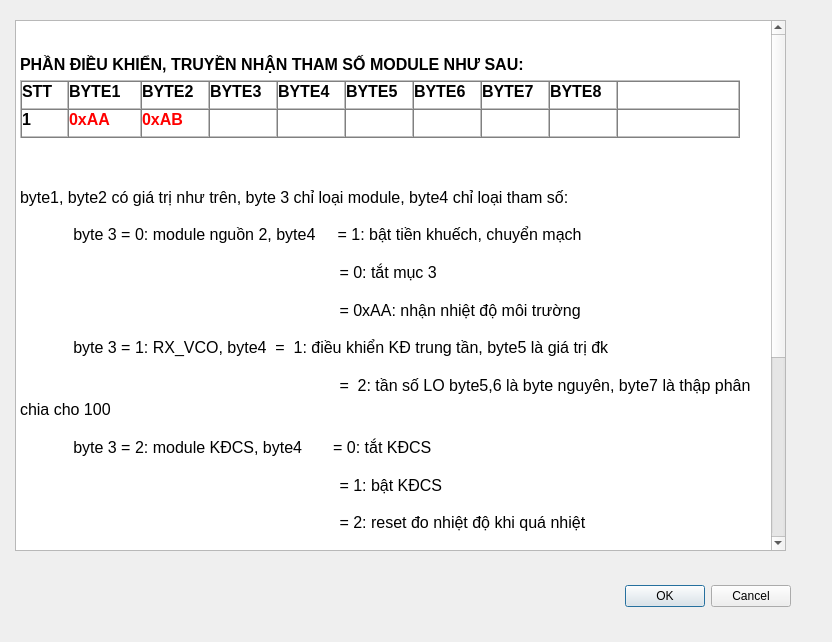
<?xml version="1.0" encoding="UTF-8"?>
<ui version="4.0">
 <class>DialogDocumentation</class>
 <widget class="QDialog" name="DialogDocumentation">
  <property name="geometry">
   <rect>
    <x>0</x>
    <y>0</y>
    <width>832</width>
    <height>642</height>
   </rect>
  </property>
  <property name="windowTitle">
   <string>Dialog</string>
  </property>
  <widget class="QDialogButtonBox" name="buttonBox">
   <property name="geometry">
    <rect>
     <x>450</x>
     <y>580</y>
     <width>341</width>
     <height>32</height>
    </rect>
   </property>
   <property name="orientation">
    <enum>Qt::Horizontal</enum>
   </property>
   <property name="standardButtons">
    <set>QDialogButtonBox::Cancel|QDialogButtonBox::Ok</set>
   </property>
  </widget>
  <widget class="QTextBrowser" name="textBrowser">
   <property name="geometry">
    <rect>
     <x>15</x>
     <y>20</y>
     <width>771</width>
     <height>531</height>
    </rect>
   </property>
   <property name="html">
    <string>&lt;!DOCTYPE HTML PUBLIC &quot;-//W3C//DTD HTML 4.0//EN&quot; &quot;http://www.w3.org/TR/REC-html40/strict.dtd&quot;&gt;
&lt;html&gt;&lt;head&gt;&lt;meta name=&quot;qrichtext&quot; content=&quot;1&quot; /&gt;&lt;style type=&quot;text/css&quot;&gt;
p, li { white-space: pre-wrap; }
&lt;/style&gt;&lt;/head&gt;&lt;body style=&quot; font-family:'MS Shell Dlg 2'; font-size:8.25pt; font-weight:400; font-style:normal;&quot;&gt;
&lt;p style=&quot;-qt-paragraph-type:empty; margin-top:12px; margin-bottom:0px; margin-left:0px; margin-right:0px; -qt-block-indent:0; text-indent:0px; line-height:135%;&quot;&gt;&lt;br /&gt;&lt;/p&gt;
&lt;p style=&quot; margin-top:12px; margin-bottom:0px; margin-left:0px; margin-right:0px; -qt-block-indent:0; text-indent:0px; line-height:135%;&quot;&gt;&lt;span style=&quot; font-family:'Times New Roman,serif'; font-size:12pt; font-weight:600;&quot;&gt;PHẦN ĐIỀU KHIỂN, TRUYỀN NHẬN THAM SỐ MODULE NHƯ SAU:&lt;/span&gt;&lt;span style=&quot; font-size:8pt;&quot;&gt; &lt;/span&gt;&lt;/p&gt;
&lt;table border=&quot;1&quot; style=&quot; margin-top:0px; margin-bottom:0px; margin-left:0px; margin-right:0px;&quot; width=&quot;697&quot; cellspacing=&quot;0&quot; cellpadding=&quot;0&quot;&gt;
&lt;tr&gt;
&lt;td width=&quot;45&quot; style=&quot; padding-left:0; padding-right:0; padding-top:0; padding-bottom:0;&quot;&gt;
&lt;p style=&quot; margin-top:12px; margin-bottom:0px; margin-left:0px; margin-right:0px; -qt-block-indent:0; text-indent:0px; line-height:135%;&quot;&gt;&lt;span style=&quot; font-family:'Times New Roman,serif'; font-size:12pt; font-weight:600;&quot;&gt;STT&lt;/span&gt;&lt;span style=&quot; font-size:8pt;&quot;&gt; &lt;/span&gt;&lt;/p&gt;&lt;/td&gt;
&lt;td width=&quot;71&quot; style=&quot; padding-left:0; padding-right:0; padding-top:0; padding-bottom:0;&quot;&gt;
&lt;p style=&quot; margin-top:12px; margin-bottom:0px; margin-left:0px; margin-right:0px; -qt-block-indent:0; text-indent:0px; line-height:135%;&quot;&gt;&lt;span style=&quot; font-family:'Times New Roman,serif'; font-size:12pt; font-weight:600;&quot;&gt;BYTE1&lt;/span&gt;&lt;span style=&quot; font-size:8pt;&quot;&gt; &lt;/span&gt;&lt;/p&gt;&lt;/td&gt;
&lt;td width=&quot;66&quot; style=&quot; padding-left:0; padding-right:0; padding-top:0; padding-bottom:0;&quot;&gt;
&lt;p style=&quot; margin-top:12px; margin-bottom:0px; margin-left:0px; margin-right:0px; -qt-block-indent:0; text-indent:0px; line-height:135%;&quot;&gt;&lt;span style=&quot; font-family:'Times New Roman,serif'; font-size:12pt; font-weight:600;&quot;&gt;BYTE2&lt;/span&gt;&lt;span style=&quot; font-size:8pt;&quot;&gt; &lt;/span&gt;&lt;/p&gt;&lt;/td&gt;
&lt;td width=&quot;66&quot; style=&quot; padding-left:0; padding-right:0; padding-top:0; padding-bottom:0;&quot;&gt;
&lt;p style=&quot; margin-top:12px; margin-bottom:0px; margin-left:0px; margin-right:0px; -qt-block-indent:0; text-indent:0px; line-height:135%;&quot;&gt;&lt;span style=&quot; font-family:'Times New Roman,serif'; font-size:12pt; font-weight:600;&quot;&gt;BYTE3&lt;/span&gt;&lt;span style=&quot; font-size:8pt;&quot;&gt; &lt;/span&gt;&lt;/p&gt;&lt;/td&gt;
&lt;td width=&quot;66&quot; style=&quot; padding-left:0; padding-right:0; padding-top:0; padding-bottom:0;&quot;&gt;
&lt;p style=&quot; margin-top:12px; margin-bottom:0px; margin-left:0px; margin-right:0px; -qt-block-indent:0; text-indent:0px; line-height:135%;&quot;&gt;&lt;span style=&quot; font-family:'Times New Roman,serif'; font-size:12pt; font-weight:600;&quot;&gt;BYTE4&lt;/span&gt;&lt;span style=&quot; font-size:8pt;&quot;&gt; &lt;/span&gt;&lt;/p&gt;&lt;/td&gt;
&lt;td width=&quot;66&quot; style=&quot; padding-left:0; padding-right:0; padding-top:0; padding-bottom:0;&quot;&gt;
&lt;p style=&quot; margin-top:12px; margin-bottom:0px; margin-left:0px; margin-right:0px; -qt-block-indent:0; text-indent:0px; line-height:135%;&quot;&gt;&lt;span style=&quot; font-family:'Times New Roman,serif'; font-size:12pt; font-weight:600;&quot;&gt;BYTE5&lt;/span&gt;&lt;span style=&quot; font-size:8pt;&quot;&gt; &lt;/span&gt;&lt;/p&gt;&lt;/td&gt;
&lt;td width=&quot;66&quot; style=&quot; padding-left:0; padding-right:0; padding-top:0; padding-bottom:0;&quot;&gt;
&lt;p style=&quot; margin-top:12px; margin-bottom:0px; margin-left:0px; margin-right:0px; -qt-block-indent:0; text-indent:0px; line-height:135%;&quot;&gt;&lt;span style=&quot; font-family:'Times New Roman,serif'; font-size:12pt; font-weight:600;&quot;&gt;BYTE6&lt;/span&gt;&lt;span style=&quot; font-size:8pt;&quot;&gt; &lt;/span&gt;&lt;/p&gt;&lt;/td&gt;
&lt;td width=&quot;66&quot; style=&quot; padding-left:0; padding-right:0; padding-top:0; padding-bottom:0;&quot;&gt;
&lt;p style=&quot; margin-top:12px; margin-bottom:0px; margin-left:0px; margin-right:0px; -qt-block-indent:0; text-indent:0px; line-height:135%;&quot;&gt;&lt;span style=&quot; font-family:'Times New Roman,serif'; font-size:12pt; font-weight:600;&quot;&gt;BYTE7&lt;/span&gt;&lt;span style=&quot; font-size:8pt;&quot;&gt; &lt;/span&gt;&lt;/p&gt;&lt;/td&gt;
&lt;td width=&quot;66&quot; style=&quot; padding-left:0; padding-right:0; padding-top:0; padding-bottom:0;&quot;&gt;
&lt;p style=&quot; margin-top:12px; margin-bottom:0px; margin-left:0px; margin-right:0px; -qt-block-indent:0; text-indent:0px; line-height:135%;&quot;&gt;&lt;span style=&quot; font-family:'Times New Roman,serif'; font-size:12pt; font-weight:600;&quot;&gt;BYTE8&lt;/span&gt;&lt;span style=&quot; font-size:8pt;&quot;&gt; &lt;/span&gt;&lt;/p&gt;&lt;/td&gt;
&lt;td width=&quot;120&quot; style=&quot; padding-left:0; padding-right:0; padding-top:0; padding-bottom:0;&quot;&gt;
&lt;p style=&quot; margin-top:12px; margin-bottom:0px; margin-left:0px; margin-right:0px; -qt-block-indent:0; text-indent:0px; line-height:135%;&quot;&gt;&lt;span style=&quot; font-family:'Times New Roman,serif'; font-size:12pt; font-weight:600;&quot;&gt; &lt;/span&gt;&lt;span style=&quot; font-size:8pt;&quot;&gt; &lt;/span&gt;&lt;/p&gt;&lt;/td&gt;&lt;/tr&gt;
&lt;tr&gt;
&lt;td style=&quot; padding-left:0; padding-right:0; padding-top:0; padding-bottom:0;&quot;&gt;
&lt;p style=&quot; margin-top:12px; margin-bottom:0px; margin-left:0px; margin-right:0px; -qt-block-indent:0; text-indent:0px; line-height:135%;&quot;&gt;&lt;span style=&quot; font-family:'Times New Roman,serif'; font-size:12pt; font-weight:600;&quot;&gt;1&lt;/span&gt;&lt;span style=&quot; font-size:8pt;&quot;&gt; &lt;/span&gt;&lt;/p&gt;&lt;/td&gt;
&lt;td style=&quot; padding-left:0; padding-right:0; padding-top:0; padding-bottom:0;&quot;&gt;
&lt;p style=&quot; margin-top:12px; margin-bottom:0px; margin-left:0px; margin-right:0px; -qt-block-indent:0; text-indent:0px; line-height:135%;&quot;&gt;&lt;span style=&quot; font-family:'Times New Roman,serif'; font-size:12pt; font-weight:600; color:#ff0000;&quot;&gt;0xAA&lt;/span&gt;&lt;span style=&quot; font-size:8pt;&quot;&gt; &lt;/span&gt;&lt;/p&gt;&lt;/td&gt;
&lt;td style=&quot; padding-left:0; padding-right:0; padding-top:0; padding-bottom:0;&quot;&gt;
&lt;p style=&quot; margin-top:12px; margin-bottom:0px; margin-left:0px; margin-right:0px; -qt-block-indent:0; text-indent:0px; line-height:135%;&quot;&gt;&lt;span style=&quot; font-family:'Times New Roman,serif'; font-size:12pt; font-weight:600; color:#ff0000;&quot;&gt;0xAB&lt;/span&gt;&lt;span style=&quot; font-size:8pt;&quot;&gt; &lt;/span&gt;&lt;/p&gt;&lt;/td&gt;
&lt;td style=&quot; padding-left:0; padding-right:0; padding-top:0; padding-bottom:0;&quot;&gt;
&lt;p style=&quot; margin-top:12px; margin-bottom:0px; margin-left:0px; margin-right:0px; -qt-block-indent:0; text-indent:0px; line-height:135%;&quot;&gt;&lt;span style=&quot; font-family:'Times New Roman,serif'; font-size:12pt; font-weight:600;&quot;&gt; &lt;/span&gt;&lt;span style=&quot; font-size:8pt;&quot;&gt; &lt;/span&gt;&lt;/p&gt;&lt;/td&gt;
&lt;td style=&quot; padding-left:0; padding-right:0; padding-top:0; padding-bottom:0;&quot;&gt;
&lt;p style=&quot; margin-top:12px; margin-bottom:0px; margin-left:0px; margin-right:0px; -qt-block-indent:0; text-indent:0px; line-height:135%;&quot;&gt;&lt;span style=&quot; font-family:'Times New Roman,serif'; font-size:12pt; font-weight:600;&quot;&gt; &lt;/span&gt;&lt;span style=&quot; font-size:8pt;&quot;&gt; &lt;/span&gt;&lt;/p&gt;&lt;/td&gt;
&lt;td style=&quot; padding-left:0; padding-right:0; padding-top:0; padding-bottom:0;&quot;&gt;
&lt;p style=&quot; margin-top:12px; margin-bottom:0px; margin-left:0px; margin-right:0px; -qt-block-indent:0; text-indent:0px; line-height:135%;&quot;&gt;&lt;span style=&quot; font-family:'Times New Roman,serif'; font-size:12pt; font-weight:600;&quot;&gt; &lt;/span&gt;&lt;span style=&quot; font-size:8pt;&quot;&gt; &lt;/span&gt;&lt;/p&gt;&lt;/td&gt;
&lt;td style=&quot; padding-left:0; padding-right:0; padding-top:0; padding-bottom:0;&quot;&gt;
&lt;p style=&quot; margin-top:12px; margin-bottom:0px; margin-left:0px; margin-right:0px; -qt-block-indent:0; text-indent:0px; line-height:135%;&quot;&gt;&lt;span style=&quot; font-family:'Times New Roman,serif'; font-size:12pt; font-weight:600;&quot;&gt; &lt;/span&gt;&lt;span style=&quot; font-size:8pt;&quot;&gt; &lt;/span&gt;&lt;/p&gt;&lt;/td&gt;
&lt;td style=&quot; padding-left:0; padding-right:0; padding-top:0; padding-bottom:0;&quot;&gt;
&lt;p style=&quot; margin-top:12px; margin-bottom:0px; margin-left:0px; margin-right:0px; -qt-block-indent:0; text-indent:0px; line-height:135%;&quot;&gt;&lt;span style=&quot; font-family:'Times New Roman,serif'; font-size:12pt; font-weight:600;&quot;&gt; &lt;/span&gt;&lt;span style=&quot; font-size:8pt;&quot;&gt; &lt;/span&gt;&lt;/p&gt;&lt;/td&gt;
&lt;td style=&quot; padding-left:0; padding-right:0; padding-top:0; padding-bottom:0;&quot;&gt;
&lt;p style=&quot; margin-top:12px; margin-bottom:0px; margin-left:0px; margin-right:0px; -qt-block-indent:0; text-indent:0px; line-height:135%;&quot;&gt;&lt;span style=&quot; font-family:'Times New Roman,serif'; font-size:12pt; font-weight:600;&quot;&gt; &lt;/span&gt;&lt;span style=&quot; font-size:8pt;&quot;&gt; &lt;/span&gt;&lt;/p&gt;&lt;/td&gt;
&lt;td style=&quot; padding-left:0; padding-right:0; padding-top:0; padding-bottom:0;&quot;&gt;
&lt;p style=&quot; margin-top:12px; margin-bottom:0px; margin-left:0px; margin-right:0px; -qt-block-indent:0; text-indent:0px; line-height:135%;&quot;&gt;&lt;span style=&quot; font-family:'Times New Roman,serif'; font-size:12pt; font-weight:600;&quot;&gt; &lt;/span&gt;&lt;span style=&quot; font-size:8pt;&quot;&gt; &lt;/span&gt;&lt;/p&gt;&lt;/td&gt;&lt;/tr&gt;&lt;/table&gt;
&lt;p style=&quot; margin-top:12px; margin-bottom:0px; margin-left:0px; margin-right:0px; -qt-block-indent:0; text-indent:0px; line-height:135%;&quot;&gt;&lt;span style=&quot; font-family:'Times New Roman,serif'; font-size:12pt; font-weight:600;&quot;&gt; &lt;/span&gt;&lt;span style=&quot; font-size:8pt;&quot;&gt; &lt;/span&gt;&lt;/p&gt;
&lt;p style=&quot; margin-top:12px; margin-bottom:0px; margin-left:0px; margin-right:0px; -qt-block-indent:0; text-indent:0px; line-height:135%;&quot;&gt;&lt;span style=&quot; font-family:'Times New Roman,serif'; font-size:12pt;&quot;&gt;byte1, byte2 có giá trị như trên, byte 3 chỉ loại module, byte4 chỉ loại tham số:&lt;/span&gt;&lt;span style=&quot; font-size:8pt;&quot;&gt; &lt;/span&gt;&lt;/p&gt;
&lt;p style=&quot; margin-top:12px; margin-bottom:0px; margin-left:0px; margin-right:0px; -qt-block-indent:0; text-indent:0px; line-height:135%;&quot;&gt;&lt;span style=&quot; font-family:'Times New Roman,serif'; font-size:12pt;&quot;&gt;            byte 3 = 0: module nguồn 2, byte4     = 1: bật tiền khuếch, chuyển mạch&lt;/span&gt;&lt;span style=&quot; font-size:8pt;&quot;&gt; &lt;/span&gt;&lt;/p&gt;
&lt;p style=&quot; margin-top:12px; margin-bottom:0px; margin-left:0px; margin-right:0px; -qt-block-indent:0; text-indent:0px; line-height:135%;&quot;&gt;&lt;span style=&quot; font-family:'Times New Roman,serif'; font-size:12pt;&quot;&gt;                                                                        = 0: tắt mục 3&lt;/span&gt;&lt;span style=&quot; font-size:8pt;&quot;&gt; &lt;/span&gt;&lt;/p&gt;
&lt;p style=&quot; margin-top:12px; margin-bottom:0px; margin-left:0px; margin-right:0px; -qt-block-indent:0; text-indent:0px; line-height:135%;&quot;&gt;&lt;span style=&quot; font-family:'Times New Roman,serif'; font-size:12pt;&quot;&gt;                                                                        = 0xAA: nhận nhiệt độ môi trường&lt;/span&gt;&lt;span style=&quot; font-size:8pt;&quot;&gt; &lt;/span&gt;&lt;/p&gt;
&lt;p style=&quot; margin-top:12px; margin-bottom:0px; margin-left:0px; margin-right:0px; -qt-block-indent:0; text-indent:0px; line-height:135%;&quot;&gt;&lt;span style=&quot; font-family:'Times New Roman,serif'; font-size:12pt;&quot;&gt;            byte 3 = 1: RX_VCO, byte4  =  1: điều khiển KĐ trung tần, byte5 là giá trị đk&lt;/span&gt;&lt;span style=&quot; font-size:8pt;&quot;&gt; &lt;/span&gt;&lt;/p&gt;
&lt;p style=&quot; margin-top:12px; margin-bottom:0px; margin-left:0px; margin-right:0px; -qt-block-indent:0; text-indent:0px; line-height:135%;&quot;&gt;&lt;span style=&quot; font-family:'Times New Roman,serif'; font-size:12pt;&quot;&gt;                                                                        =  2: tần số LO byte5,6 là byte nguyên, byte7 là thập phân chia cho 100&lt;/span&gt;&lt;span style=&quot; font-size:8pt;&quot;&gt; &lt;/span&gt;&lt;/p&gt;
&lt;p style=&quot; margin-top:12px; margin-bottom:0px; margin-left:0px; margin-right:0px; -qt-block-indent:0; text-indent:0px; line-height:135%;&quot;&gt;&lt;span style=&quot; font-family:'Times New Roman,serif'; font-size:12pt;&quot;&gt;            byte 3 = 2: module KĐCS, byte4       = 0: tắt KĐCS&lt;/span&gt;&lt;span style=&quot; font-size:8pt;&quot;&gt; &lt;/span&gt;&lt;/p&gt;
&lt;p style=&quot; margin-top:12px; margin-bottom:0px; margin-left:0px; margin-right:0px; -qt-block-indent:0; text-indent:0px; line-height:135%;&quot;&gt;&lt;span style=&quot; font-family:'Times New Roman,serif'; font-size:12pt;&quot;&gt;                                                                        = 1: bật KĐCS&lt;/span&gt;&lt;span style=&quot; font-size:8pt;&quot;&gt; &lt;/span&gt;&lt;/p&gt;
&lt;p style=&quot; margin-top:12px; margin-bottom:0px; margin-left:0px; margin-right:0px; -qt-block-indent:0; text-indent:0px; line-height:135%;&quot;&gt;&lt;span style=&quot; font-family:'Times New Roman,serif'; font-size:12pt;&quot;&gt;                                                                        = 2: reset đo nhiệt độ khi quá nhiệt&lt;/span&gt;&lt;span style=&quot; font-size:8pt;&quot;&gt; &lt;/span&gt;&lt;/p&gt;
&lt;p style=&quot; margin-top:12px; margin-bottom:0px; margin-left:0px; margin-right:0px; -qt-block-indent:0; text-indent:0px; line-height:135%;&quot;&gt;&lt;span style=&quot; font-family:'Times New Roman,serif'; font-size:12pt;&quot;&gt;                                                                        =  0xAA: nhận nhiệt độ KĐCS&lt;/span&gt;&lt;span style=&quot; font-size:8pt;&quot;&gt; &lt;/span&gt;&lt;/p&gt;
&lt;p style=&quot; margin-top:12px; margin-bottom:0px; margin-left:0px; margin-right:0px; -qt-block-indent:0; text-indent:0px; line-height:135%;&quot;&gt;&lt;span style=&quot; font-family:'Times New Roman,serif'; font-size:12pt;&quot;&gt;            byte 3 = 3: module nguồn 1, byte4     = 0: tắt quay&lt;/span&gt;&lt;span style=&quot; font-size:8pt;&quot;&gt; &lt;/span&gt;&lt;/p&gt;
&lt;p style=&quot; margin-top:12px; margin-bottom:0px; margin-left:0px; margin-right:0px; -qt-block-indent:0; text-indent:0px; line-height:135%;&quot;&gt;&lt;span style=&quot; font-family:'Times New Roman,serif'; font-size:12pt;&quot;&gt;                                                                        = 1: quay 9 vòng/phút&lt;/span&gt;&lt;span style=&quot; font-size:8pt;&quot;&gt; &lt;/span&gt;&lt;/p&gt;
&lt;p style=&quot; margin-top:12px; margin-bottom:0px; margin-left:0px; margin-right:0px; -qt-block-indent:0; text-indent:0px; line-height:135%;&quot;&gt;&lt;span style=&quot; font-family:'Times New Roman,serif'; font-size:12pt;&quot;&gt;                                                                        = 2: quay 12 vòng/phút&lt;/span&gt;&lt;span style=&quot; font-size:8pt;&quot;&gt; &lt;/span&gt;&lt;/p&gt;
&lt;p style=&quot; margin-top:12px; margin-bottom:0px; margin-left:0px; margin-right:0px; -qt-block-indent:0; text-indent:0px; line-height:135%;&quot;&gt;&lt;span style=&quot; font-family:'Times New Roman,serif'; font-size:12pt;&quot;&gt;                                                                        = 0xAA: nhận nhiệt độ&lt;/span&gt;&lt;span style=&quot; font-size:8pt;&quot;&gt; &lt;/span&gt;&lt;/p&gt;
&lt;p style=&quot; margin-top:12px; margin-bottom:0px; margin-left:0px; margin-right:0px; -qt-block-indent:0; text-indent:0px; line-height:135%;&quot;&gt;&lt;span style=&quot; font-family:'Times New Roman,serif'; font-size:12pt;&quot;&gt;=&amp;gt;&amp;gt;&amp;gt;ở đây chỉ chú ý là ta có lệnh &lt;/span&gt;&lt;span style=&quot; font-family:'Times New Roman,serif'; font-size:12pt; color:#ff0000;&quot;&gt;bật/tắt thu phát &lt;/span&gt;&lt;span style=&quot; font-family:'Times New Roman,serif'; font-size:12pt; color:#000000;&quot;&gt;gồm:&lt;/span&gt;&lt;span style=&quot; font-size:8pt;&quot;&gt; &lt;/span&gt;&lt;/p&gt;
&lt;p style=&quot; margin-top:12px; margin-bottom:0px; margin-left:0px; margin-right:0px; -qt-block-indent:0; text-indent:0px; line-height:135%;&quot;&gt;&lt;span style=&quot; font-family:'Times New Roman,serif'; font-size:12pt; color:#000000;&quot;&gt;            +khi phát: bật phát module KĐCS, sau đó bật tiền khuếch chuyển mạch module nguồn 2&lt;/span&gt;&lt;span style=&quot; font-size:8pt;&quot;&gt; &lt;/span&gt;&lt;/p&gt;
&lt;p style=&quot; margin-top:12px; margin-bottom:0px; margin-left:0px; margin-right:0px; -qt-block-indent:0; text-indent:0px; line-height:135%;&quot;&gt;&lt;span style=&quot; font-family:'Times New Roman,serif'; font-size:12pt; color:#000000;&quot;&gt;            + khi thu: làm ngược lại: tắt nguồn 2 trước, sau đó tắt KĐCS&lt;/span&gt;&lt;span style=&quot; font-size:8pt;&quot;&gt; &lt;/span&gt;&lt;/p&gt;&lt;/body&gt;&lt;/html&gt;</string>
   </property>
  </widget>
 </widget>
 <resources/>
 <connections>
  <connection>
   <sender>buttonBox</sender>
   <signal>accepted()</signal>
   <receiver>DialogDocumentation</receiver>
   <slot>accept()</slot>
   <hints>
    <hint type="sourcelabel">
     <x>248</x>
     <y>254</y>
    </hint>
    <hint type="destinationlabel">
     <x>157</x>
     <y>274</y>
    </hint>
   </hints>
  </connection>
  <connection>
   <sender>buttonBox</sender>
   <signal>rejected()</signal>
   <receiver>DialogDocumentation</receiver>
   <slot>reject()</slot>
   <hints>
    <hint type="sourcelabel">
     <x>316</x>
     <y>260</y>
    </hint>
    <hint type="destinationlabel">
     <x>286</x>
     <y>274</y>
    </hint>
   </hints>
  </connection>
 </connections>
</ui>
